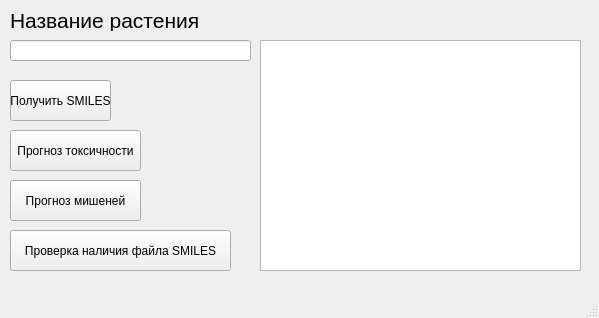
<?xml version="1.0" encoding="UTF-8"?>
<ui version="4.0">
 <class>MainWindow</class>
 <widget class="QMainWindow" name="MainWindow">
  <property name="geometry">
   <rect>
    <x>0</x>
    <y>0</y>
    <width>599</width>
    <height>318</height>
   </rect>
  </property>
  <property name="windowTitle">
   <string>MainWindow</string>
  </property>
  <widget class="QWidget" name="centralwidget">
   <widget class="QPushButton" name="pushButton">
    <property name="geometry">
     <rect>
      <x>10</x>
      <y>80</y>
      <width>101</width>
      <height>41</height>
     </rect>
    </property>
    <property name="text">
     <string>Получить SMILES</string>
    </property>
   </widget>
   <widget class="QLineEdit" name="lineEdit">
    <property name="geometry">
     <rect>
      <x>10</x>
      <y>40</y>
      <width>241</width>
      <height>21</height>
     </rect>
    </property>
   </widget>
   <widget class="QLabel" name="label">
    <property name="geometry">
     <rect>
      <x>10</x>
      <y>10</y>
      <width>241</width>
      <height>21</height>
     </rect>
    </property>
    <property name="font">
     <font>
      <family>Arial</family>
      <pointsize>16</pointsize>
      <weight>50</weight>
      <bold>false</bold>
     </font>
    </property>
    <property name="text">
     <string>Название растения</string>
    </property>
   </widget>
   <widget class="QPushButton" name="pushButton_2">
    <property name="geometry">
     <rect>
      <x>10</x>
      <y>130</y>
      <width>131</width>
      <height>41</height>
     </rect>
    </property>
    <property name="text">
     <string>Прогноз токсичности</string>
    </property>
   </widget>
   <widget class="QPushButton" name="pushButton_3">
    <property name="geometry">
     <rect>
      <x>10</x>
      <y>180</y>
      <width>131</width>
      <height>41</height>
     </rect>
    </property>
    <property name="text">
     <string>Прогноз мишеней</string>
    </property>
   </widget>
   <widget class="QPushButton" name="pushButton_4">
    <property name="geometry">
     <rect>
      <x>10</x>
      <y>230</y>
      <width>221</width>
      <height>41</height>
     </rect>
    </property>
    <property name="text">
     <string>Проверка наличия файла SMILES</string>
    </property>
   </widget>
   <widget class="QTextBrowser" name="textBrowser">
    <property name="geometry">
     <rect>
      <x>260</x>
      <y>40</y>
      <width>321</width>
      <height>231</height>
     </rect>
    </property>
   </widget>
  </widget>
  <widget class="QMenuBar" name="menubar">
   <property name="geometry">
    <rect>
     <x>0</x>
     <y>0</y>
     <width>599</width>
     <height>21</height>
    </rect>
   </property>
  </widget>
  <widget class="QStatusBar" name="statusbar"/>
 </widget>
 <resources/>
 <connections/>
</ui>
